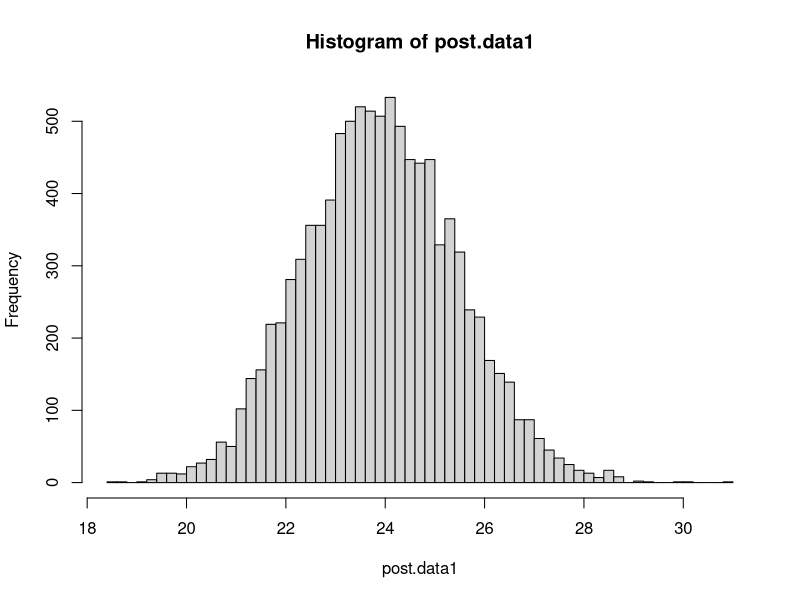
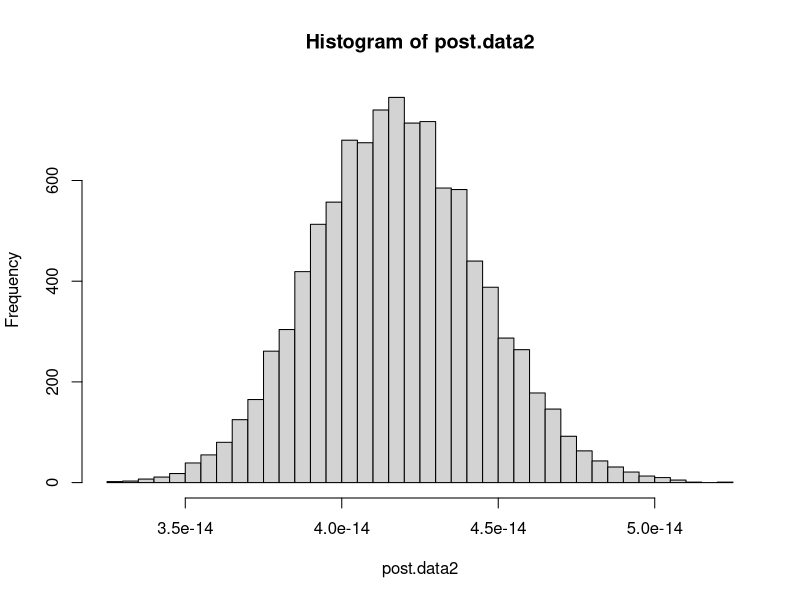
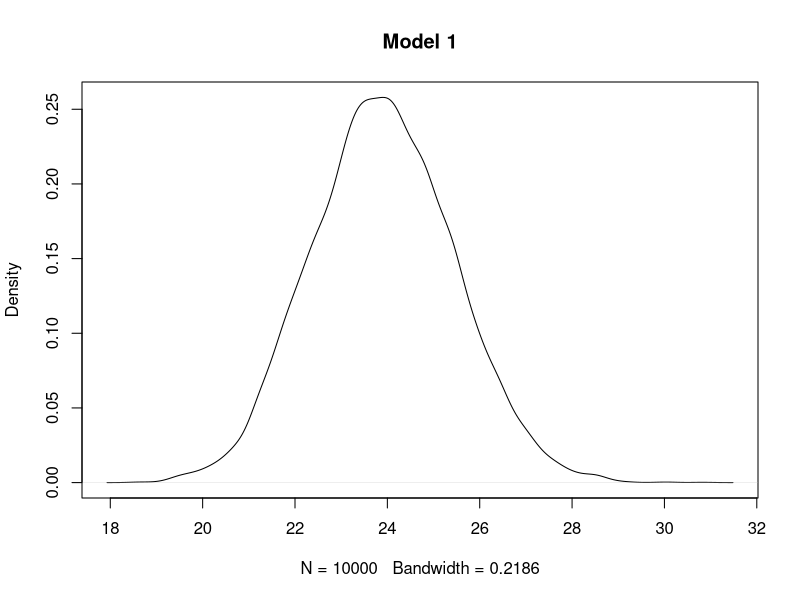
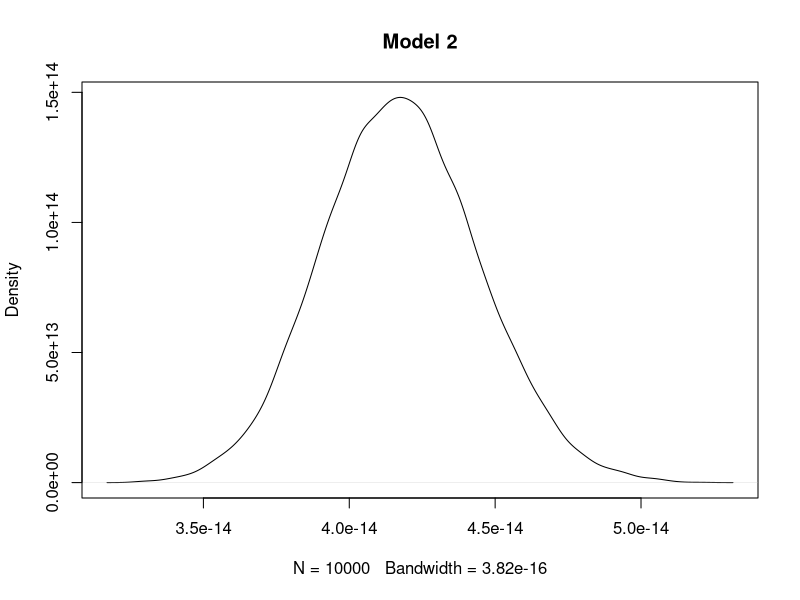

These figures' R source, in order:
## ---- chunk 1
require(tufte)
require(knitr)
opts_chunk$set(cache = FALSE)
opts_chunk$set(fig.align = 'center', fig.height = 3.5, fig.width = 3.5, collapse = TRUE, highlight = TRUE)
## ---- chunk 2
q2.table <- matrix(
  c(24,25,31,31,22,21,26,20,16,22,3863,4300,5027,5481,5814,6033,5877,6223,7433,7107),
    ncol = 2,
    nrow = 10
  )
rownames(q2.table) <- c("1976","1977","1978","1979","1980","1981","1982","1983","1984","1985")
colnames(q2.table) <- c("Fatal Accidents", "Passenger Miles")
sum.accidents <- sum(q2.table[,1])
kable(q2.table, format="markdown", align = rep("c", dim(q2.table)[2] + 1), col.names = c("Fatal Accidents", "Passenger Miles"))
## ---- chunk 3

fatal.accidents <- c(24,25,31,31,22,21,26,20,16,22)
miles.flown <- c(3863,4300,5027,5481,5814,6033,5877,6223,7433,7107)
mu.y <- mean(fatal.accidents)

a0 <- 1; b0 <- 0; n <- 10

post.data1 <- rgamma(10000,a0 + n*mu.y, b0 + n)
## ---- chunk 4
hist(post.data1,50)
## ---- chunk 5
theta <- rgamma(1000,n*mu.y)/(n)
theta.hat <- rpois(1000,theta)
quantile(theta.hat,c(0.025,0.975))
mean(theta.hat)
## ---- chunk 6
mu.miles <- mean(miles.flown*10^(11))
mu.miles
a0 <- 1; b0 <- 0; n <- 10
post.data2 <- rgamma(10000,a0 + n*mu.y, b0 + n*mu.miles)
hist(post.data2,50)
qgamma(0.025,a0 + n*mu.y, b0 + n*mu.miles)
qgamma(0.975,a0 + n*mu.y, b0 + n*mu.miles)

theta <- rgamma(1000,n*mu.y)/(mu.miles*n)
theta.hat <- rpois(1000,theta*mu.miles)
quantile(theta.hat,c(0.025,0.975))
mean(theta.hat)

## ---- chunk 7
plot(density(post.data1), main = "Model 1")
plot(density(post.data2), main = "Model 2")
## ---- chunk 8
rm(list=ls())
